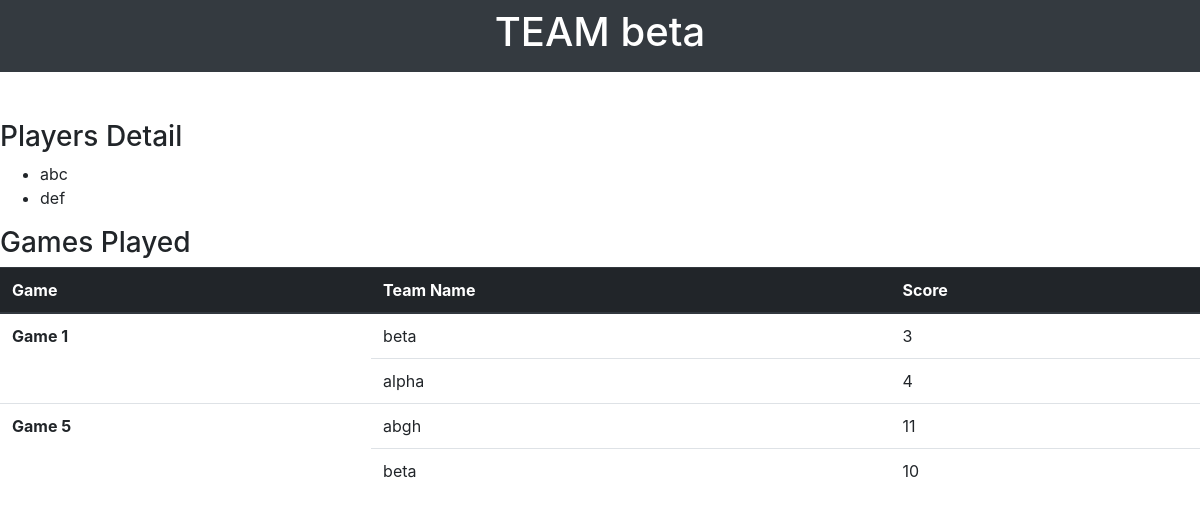
Screenshot of /teams/2/ with the database file from the repository.
### leaderboard/models.py (models this page shows, shortened)
class RegisterTeam(models.Model):
    Team_Name=models.CharField(max_length=32)
    Player1_Name = models.CharField(max_length=32)
    Player2_Name = models.CharField(max_length=32)

class RegisterGame(models.Model):
    team1= models.ForeignKey(RegisterTeam, related_name='team1', on_delete=models.CASCADE)
    team1_score = models.IntegerField()
    team2= models.ForeignKey(RegisterTeam, related_name='team2', on_delete=models.CASCADE)
    team2_score = models.IntegerField()

### leaderboard/views.py (the view)
# urls.py: url(r'^teams/(?P<team_id>[0-9]+)/$', views.team_details),
def team_details(request, team_id):
	team = RegisterTeam.objects.get(pk=team_id)
	game = RegisterGame.objects.all()
	return render(request, 'team_details.html', {'team': team, 'game':game})

### leaderboard/templates/team_details.html (shortened to what this page needs)
<html>
<head>
        <link rel="stylesheet" href="https://maxcdn.bootstrapcdn.com/bootstrap/4.0.0/css/bootstrap.min.css">
</head>
<body>
  <nav class="navbar navbar-dark bg-dark">
  <p align = "center"><font color="white"><h1>TEAM {{team.Team_Name}}</h1></font></p>
</nav>
<br>
<br>
<h3>Players Detail</h3>
<ul>
	<li>{{team.Player1_Name}}</li>
	<li>{{team.Player2_Name}}</li>
</ul>
<h3>Games Played</h3>
<table class="table">
  <thead class="thead-dark">
    <tr>
      <th scope="col">Game</th>
      <th scope="col">Team Name</th>
      <th scope="col">Score</th>
    </tr>
  </thead><tbody>
{% for ga in game %}
{% ifequal team.Team_Name ga.team1.Team_Name %}
<tr>
	<th scope="row" rowspan="2">Game {{ga.id}}</th>
	<td>{{ga.team1.Team_Name}}</td>
	<td>{{ga.team1_score}}</td>
</tr>
<tr>
  <td>{{ga.team2.Team_Name}}</td>
  <td>{{ga.team2_score}}</td>
</tr>
{% endifequal %}
{% ifequal team.Team_Name ga.team2.Team_Name %}
  <tr>
  	<th scope="row" rowspan="2">Game {{ga.id}}</th>
  	<td>{{ga.team1.Team_Name}}</td>
  	<td>{{ga.team1_score}}</td>
  </tr>
  <tr>
    <td>{{ga.team2.Team_Name}}</td>
    <td>{{ga.team2_score}}</td>
  </tr>
  	{% endifequal %}
{% endfor %}
</body></html>

### rows the page displays
RegisterTeam: Team_Name "beta", Player1_Name "abc", Player2_Name "def"
RegisterGame: id "1", team1.Team_Name "beta", team1_score "3", team2.Team_Name "alpha", team2_score "4"
RegisterGame: id "5", team1.Team_Name "abgh", team1_score "11", team2.Team_Name "beta", team2_score "10"
